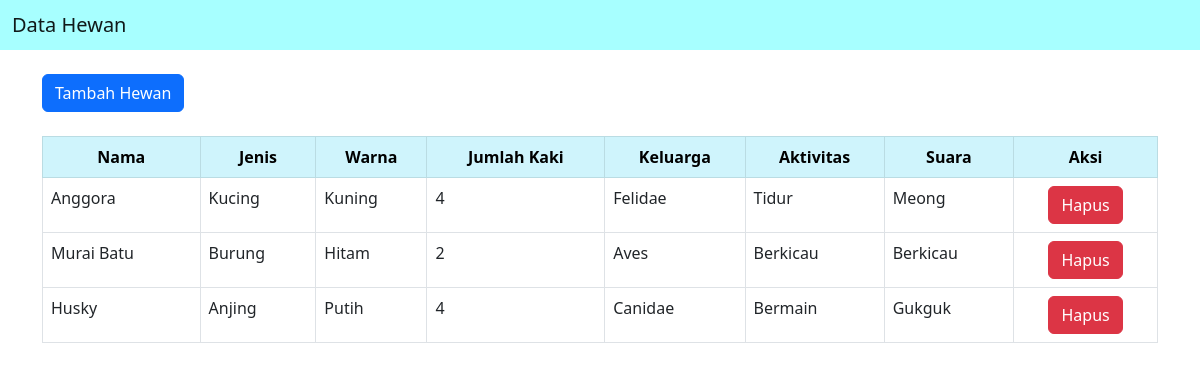
The page / on the database its author committed.
### tables this page shows
CREATE TABLE `hewan` (
  `id` int(11) NOT NULL,
  `nama` varchar(50) NOT NULL,
  `jenis` varchar(50) NOT NULL,
  `warna` varchar(50) NOT NULL,
  `kaki` varchar(255) NOT NULL
);

### kucing.php (called while the page is built, shortened)
<?php
class Kucing extends Hewan implements Jenis {
    private $kaki;
    public function __construct($nama, $jenis, $warna, $kaki)
    {
        $this->kaki = $kaki;
    }
    public function bersuara()
    {
        return "Meong";
    }
    public function jenis_keluarga()
    {
        return "Felidae";
    }
    public function jenis_aktivitas()
    {
        return "Tidur";
    }
    public function jumlah_kaki(){
        return $this->kaki;
    }
}
?>

### burung.php (called while the page is built, shortened)
<?php
class Burung extends Hewan implements Jenis {
    private $kaki;
    public function __construct($nama, $jenis, $warna, $kaki)
    {
        $this->kaki = $kaki;
    }
    public function bersuara()
    {
        return "Berkicau";
    }
    public function jenis_keluarga()
    {
        return "Aves";
    }
    public function jenis_aktivitas()
    {
        return "Berkicau";
    }
    public function jumlah_kaki(){
        return $this->kaki;
    }
}
?>

### anjing.php (called while the page is built, shortened)
<?php
class Anjing extends Hewan implements Jenis {
    private $kaki;
    public function __construct($nama, $jenis, $warna, $kaki)
    {
        $this->kaki = $kaki;
    }
    public function bersuara()
    {
        return "Gukguk";
    }
    public function jenis_keluarga()
    {
        return "Canidae";
    }
    public function jenis_aktivitas()
    {
        return "Bermain";
    }
    public function jumlah_kaki(){
        return $this->kaki;
    }
}
?>

### index.php (the view, shortened to what this page needs)
<?php
include "kucing.php";
include "anjing.php";
include "burung.php";
include "koneksi.php";
?>
<!DOCTYPE html>
<html>
<head>
    <link rel="stylesheet" href="css/bootstrap.css">
	<link rel="stylesheet" href="css/bootstrap.min.css">
    <link rel="stylesheet" href="css/bootstrap-grid.css">
    <link rel="stylesheet" href="css/bootstrap-utilities.css">
	<nav class="navbar navbar-expand" style="background-color: #a7ffff;">
        <div class="container-fluid">
			<span class="navbar-brand mb-0 h1">Data Hewan</span>
		</div>
	</nav>
</head>
<br>
<div class="container">
	<div class="row">
		<div class="col-md-10">
			<button onclick="location.href='tambahhewan.php'" class="btn btn-primary">Tambah Hewan</button>
		</div>
	</div>
	<br>
	<table table class="table table-bordered table-hover" width="50%">
		<thead>
			<tr class="table-info" style="text-align:center">
                <th>Nama</th>
                <th>Jenis</th>
                <th>Warna</th>
				<th>Jumlah Kaki</th>
                <th>Keluarga</th>
				<th>Aktivitas</th>
                <th>Suara</th>
                <th>Aksi</th>
			</tr>
		</thead>
<tbody>
<?php
$query = "SELECT * FROM hewan";
$result = mysqli_query($conn, $query);
while ($row = mysqli_fetch_assoc($result)) {
    if ($row['jenis'] == "Kucing") {
        $hewan = new Kucing($row['nama'], $row['jenis'], $row['warna'], $row['kaki']);
    } elseif ($row['jenis'] == "Anjing") {
        $hewan = new Anjing($row['nama'], $row['jenis'], $row['warna'], $row['kaki']);
    } elseif ($row['jenis'] == "Burung") {
        $hewan = new Burung($row['nama'], $row['jenis'], $row['warna'], $row['kaki']);
    }
?>
            <tr>
                <td><?php echo $row['nama'] ?></td>
                <td><?php echo $row['jenis'] ?></td>
                <td><?php echo $row['warna'] ?></td>
				<td><?php echo $hewan->jumlah_kaki() ?></td>
				<td><?php echo $hewan->jenis_keluarga() ?></td>
                <td><?php echo $hewan->jenis_aktivitas() ?></td>
                <td><?php echo $hewan->bersuara() ?></td>
                <td class="text-center">
					<a href="hapushewan.php?id=<?php echo $row['id'] ?>" onclick="return confirm('Hapus Data?')" class="btn btn-danger">Hapus</a>
			    </td>
            </tr>
<?php
}
?>

### rows shown on the page
hewan: nama "Anggora", jenis "Kucing", warna "Kuning", kaki "4", jenis_keluarga "Felidae", jenis_aktivitas "Tidur", bersuara "Meong"
hewan: nama "Murai Batu", jenis "Burung", warna "Hitam", kaki "2", jenis_keluarga "Aves", jenis_aktivitas "Berkicau", bersuara "Berkicau"
hewan: nama "Husky", jenis "Anjing", warna "Putih", kaki "4", jenis_keluarga "Canidae", jenis_aktivitas "Bermain", bersuara "Gukguk"
